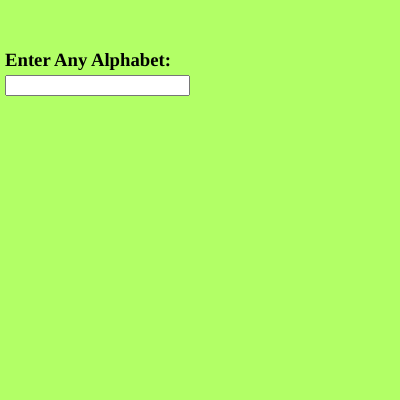
Frame 1 (no input)
Frame 60 (no input): identical to frame 1, image omitted
Frame 120 (the mouse pressed at the canvas centre since frame 60): identical to frame 1, image omitted

The p5.js sketch that drew this single still picture (run headless with seeded random() and noise() and a simulated clock; from frame 60 on, the mouse is pressed at the canvas centre):

// p5.js sketch
// ── sketch.js
var input,heading;


function setup() 
{
  createCanvas(400, 400);
  background(178,255,102);
 input=createInput();
 input.position(5,75);
  heading=createElement("h3","Enter Any Alphabet:");
  heading.position(5,30)
  textAlign(CENTER);
  textSize(50);
}

function draw() {
var value=input.value();
switch (value) { 
  case 'a': 
  console.log("Vowel"); 
  break;
  case 'e': 
  console.log("Vowel"); 
  break; 
  case 'i': 
  console.log("Vowel"); 
  break; 
  case 'o': 
  console.log("Vowel"); 
  break; 
  case 'u': 
  console.log("Vowel"); 
  break; 
  default: 
  console.log("Please enter any character");
}

}
